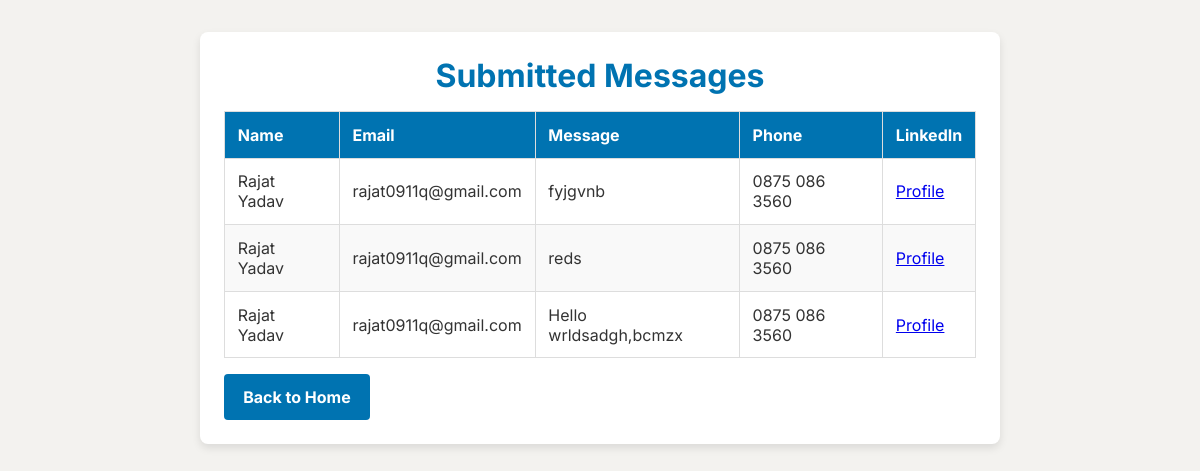
The page /messages on the database its author committed.
### app/models.py (models this page shows, shortened)
class ContactMessage(db.Model):
    id = db.Column(db.Integer, primary_key=True)  # Auto-incrementing ID
    name = db.Column(db.String(100), nullable=False)  # Name of the user
    email = db.Column(db.String(120), unique=False, nullable=False)  # Email of the user
    message = db.Column(db.Text, nullable=False)  # Message content
    phone = db.Column(db.Integer, unique=False, nullable=False)  # Phone content
    linkedin = db.Column(db.String(120), unique=False, nullable=False)  # LinkedIn content
    timestamp = db.Column(db.DateTime, default=db.func.current_timestamp(), nullable=False)  # Timestamp

### app/routes.py (the view)
@main.route('/messages')
def view_messages():
    messages = ContactMessage.query.all()
    return render_template('messages.html', messages=messages)  # Create a messages.html file

### app/templates/messages.html (shortened to what this page needs)
<!DOCTYPE html>
<html lang="en">
<head>
    <link rel="stylesheet" href="{{ url_for('static', filename='styles.css') }}">
</head>
<body>
    <div class="container">
        <h1>Submitted Messages</h1>
        <table>
            <thead>
                <tr>
                    <th>Name</th>
                    <th>Email</th>
                    <th>Message</th>
                    <th>Phone</th>
                    <th>LinkedIn</th>
                </tr>
            </thead>
            <tbody>
                {% for message in messages %}
                <tr>
                    <td>{{ message.name }}</td>
                    <td>{{ message.email }}</td>
                    <td>{{ message.message }}</td>
                    <td>{{ message.phone }}</td>
                    <td>
                        <a href="{{ message.linkedin }}" target="_blank">Profile</a>
                    </td>
                </tr>
                {% endfor %}
            </tbody>
        </table>
        <a href="/" class="btn-back">Back to Home</a>
    </div>
</body>
</html>

### app/static/css/styles.css (style rules this page uses)
* { margin: 0; padding: 0; box-sizing: border-box; font-family: "Inter", Arial, sans-serif; }
:root { --primary-color: #0077b5; --secondary-color: #f0f0f0; --text-color: #333333; --button-hover: #005d91; }
.container { width: 90%; max-width: 1200px; margin: 0 auto; padding: 0, 15px; }

### app/templates/messages.html (style rules this page uses)
body { font-family: Arial, sans-serif; margin: 0; padding: 0; background-color: #f3f2ef; color: #333; }
.container { max-width: 800px; margin: 2rem auto; background-color: white; border-radius: 8px; padding: 1.5rem; box-shadow: 0px 4px 8px rgba(0, 0, 0, 0.1); }
h1 { text-align: center; color: #0073b1; }
table { width: 100%; border-collapse: collapse; margin-top: 1rem; }
table th, table td { border: 1px solid #ddd; padding: 0.8rem; text-align: left; }
table th { background-color: #0073b1; color: white; }
table tr:nth-child(even) { background-color: #f9f9f9; }
.btn-back { display: inline-block; margin-top: 1rem; padding: 0.8rem 1.2rem; background-color: #0073b1; color: white; text-decoration: none; border-radius: 4px; font-weight: bold; transition: background-color 0.3s; }

### rows shown on the page
ContactMessage: name "Rajat Yadav", email "rajat0911q@gmail.com", message "fyjgvnb", phone "0875 086 3560"
ContactMessage: name "Rajat Yadav", email "rajat0911q@gmail.com", message "reds", phone "0875 086 3560"
ContactMessage: name "Rajat Yadav", email "rajat0911q@gmail.com", message "Hello wrldsadgh,bcmzx", phone "0875 086 3560"
